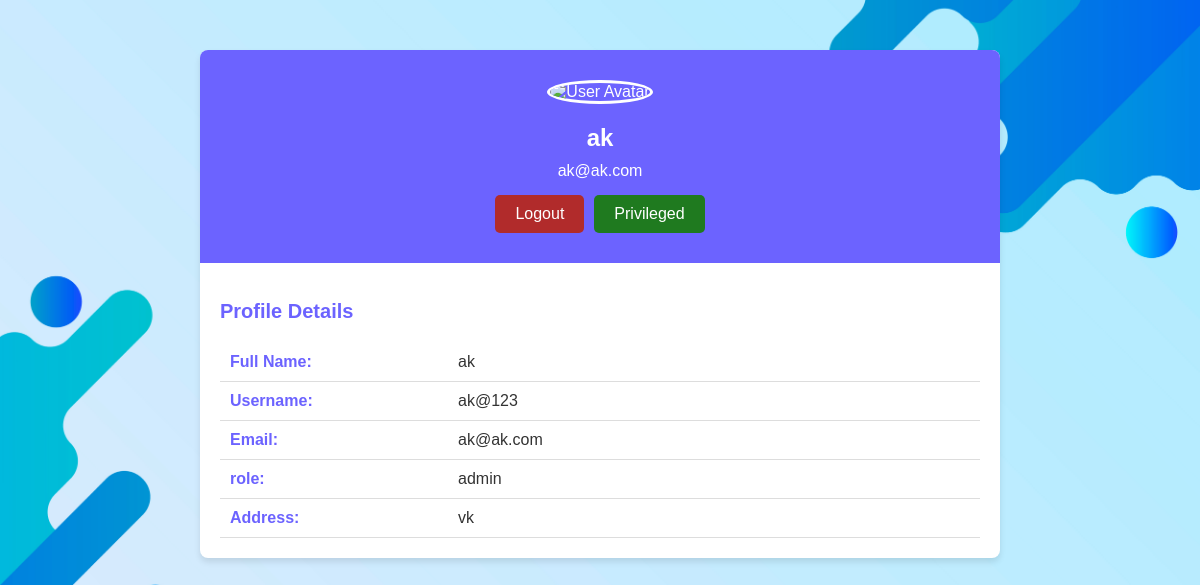
The page /users/profile.php (signed in) on the database its author committed.
### tables this page shows
CREATE TABLE `users` (
  `id` int(10) NOT NULL,
  `name` varchar(25) NOT NULL,
  `userName` varchar(30) NOT NULL,
  `fatherName` varchar(25) NOT NULL,
  `address` varchar(50) NOT NULL,
  `role` varchar(10) NOT NULL DEFAULT 'user',
  `email` varchar(40) NOT NULL,
  `password` text NOT NULL,
  `status` varchar(8) NOT NULL DEFAULT 'Inactive',
  `profilePic` text NOT NULL
);

### users/profile.php (the view, shortened to what this page needs)
<?php
include('connection.php');
$userId = $_SESSION["id"];
$sql = "SELECT * FROM users WHERE id = ?";
$stmt = $conn->prepare($sql);
$stmt->bind_param("i", $userId);
$stmt->execute();
$result = $stmt->get_result();
$user = $result->fetch_assoc();
$userName = $user['userName'];
$fullName = $user['name'];
$email = $user['email'];
$role = $user['role'];
$address = $user['address'];
$profilePic = $user['profilePic'];
?>
<!DOCTYPE html>
<html lang="en">
<head>
    <link rel="stylesheet" href="profile.css">
</head>
<body>
    <div class="profile-container">
        <div class="profile-header">
            <div class="avatar">
                <img src="<?php echo $profilePic;?>" alt="User Avatar" id="userAvatar">
            </div>
            <h1 id="userName"><?php echo $fullName; ?></h1>
            <p id="userEmail"><?php echo $email; ?></p>
            <div class="header-buttons">
                <a href="logout.php" class="logout-button">Logout</a>
                <button class="privilege-button"
                    onclick="checkPrivilege(<?php if ($role == 'user') {echo 0;} else {echo 1;} ?>)">Privileged</button>
            </div>
        </div>
        <div class="profile-details">
            <h2>Profile Details</h2>
            <table>
                <tr>
                    <th>Full Name:</th>
                    <td id="fullName"><?php echo $fullName; ?></td>
                </tr>
                <tr>
                    <th>Username:</th>
                    <td id="username"><?php echo $userName; ?></td>
                </tr>
                <tr>
                    <th>Email:</th>
                    <td id="email"><?php echo $email; ?></td>
                </tr>
                <tr>
                    <th>role:</th>
                    <td id="role"><?php echo $role; ?></td>
                </tr>
                <tr>
                    <th>Address:</th>
                    <td id="address"><?php echo $address; ?></td>
                </tr>
            </table>
        </div>
    </div>
</body>
</html>

### users/profile.css (style rules this page uses)
body { font-family: Arial, sans-serif; margin: 0; padding: 0; background-color: #f4f4f9; color: #333; background: url(../images/rm222-mind-16.jpg); background-size: 100%; }
.profile-container { max-width: 800px; margin: 50px auto; background: #fff; border-radius: 8px; box-shadow: 0 4px 6px rgba(0, 0, 0, 0.1); overflow: hidden; }
.profile-header { text-align: center; background: #6c63ff; color: white; padding: 30px 20px; }
.avatar { margin-bottom: 20px; }
.avatar img { width: 100px; height: 100px; border-radius: 50%; border: 3px solid #fff; }
.profile-header h1 { font-size: 24px; margin: 10px 0; }
.profile-header p { font-size: 16px; margin: 5px 0; }
.profile-details { padding: 20px; }
.profile-details h2 { font-size: 20px; margin-bottom: 20px; color: #6c63ff; }
table { width: 100%; border-collapse: collapse; }
table th, table td { text-align: left; padding: 10px; border-bottom: 1px solid #ddd; }
table th { width: 30%; color: #6c63ff; }
.header-buttons { margin-top: 15px; display: flex; gap: 10px; justify-content: center; }
.logout-button, .privilege-button { display: inline-block; padding: 10px 20px; font-size: 16px; color: white; background-color: #6c63ff; border: none; border-radius: 5px; text-decoration: none; cursor: pointer; transition: background-color 0.3s ease; }
.logout-button { background-color: #b12b2b; }
.privilege-button { background-color: #1f7a1f; }

### rows shown on the page
users: name "ak", email "ak@ak.com", userName "ak@123", role "admin", address "vk"
